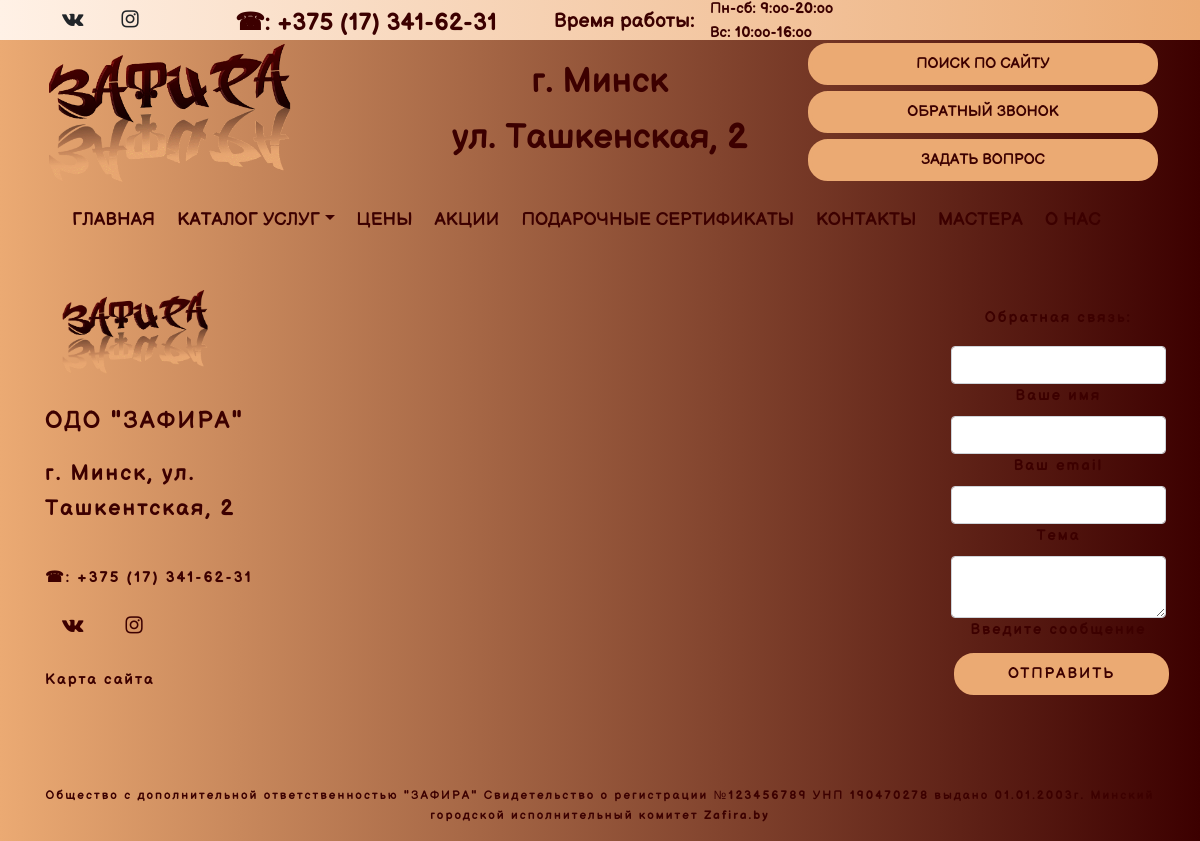
The page /base on the database its author committed.
### main/models.py (models this page shows, shortened)
class Contacts(models.Model):
    name = models.CharField('Название парикмахерской', max_length=600, db_index=True)
    slug = models.SlugField(max_length=200, db_index=True, unique=True, default=uuid.uuid1)
    address = models.CharField('Адресс', max_length=600)
    tel = models.CharField('Номер телефона', max_length=20, blank=True, null=True)
    social = models.CharField('социальные сети', max_length=600)
    email = models.EmailField(max_length=254, blank=True, null=True)
    contact = models.TextField('О Нас', max_length=1500, blank=True)
    image = models.ImageField(upload_to='main/static/contacts/%Y/%m/%d', blank=True, help_text='Добавить фото')
    class Meta:
        ordering = ('name',)
        verbose_name = 'Контакты'
        verbose_name_plural = 'Контакты'
        index_together = ('id', 'slug')

### main/views.py (the view)
# urls.py: path('base', views.base_page, name='base'),
def base_page(request):
    contact = Contacts.objects.all()
    context_contacts = {'contact': contact}
    return render(request, 'main/base.html', context_contacts)

### main/templates/main/base.html (shortened to what this page needs)
{% load bootstrap4 %}
{% load static %}
{% bootstrap_css %}
<!DOCTYPE html>
<html lang="ru-ru">
<head>
    <link href="//maxcdn.bootstrapcdn.com/font-awesome/4.5.0/css/font-awesome.min.css" rel="stylesheet">
    <link rel="stylesheet" href="{% static '/main/css/bootstrap.min.css' %}">
    <link rel="stylesheet" href="{% static '/main/css/bootstrap.css' %}">
    <link rel="stylesheet" href="{% static '/main/css/owl.carousel.min.css' %}">
    <link rel="stylesheet" href="{% static '/main/css/style.css' %}">
    <link rel="stylesheet" href="{% static '/main/js/bootstrap.min.js' %}">
</head>
<body>
<header class="header mb4">
    <div class="container">
        <div class="row">
            <div class="col-4 col-md-2">
                <a href="#" class="btn btn-social-icon btn-lg btn-vk"><span class="fa fa-vk"></span></a>
                  <a href="#" class="btn btn-social-icon btn-lg btn-instagram"><span class="fa fa-instagram"></span></a></div>
            <div class="col-6 col-md-3"><p class="number__col"> <nobr><b>&#9742;: +375 (17) 341-62-31</b></nobr></p></div>
            <div class="col-4 col-md-2"><p class="time__workt"><nobr><b>Время работы:</b></nobr></p></div>
            <div class="col-4 col-md-2"><p class="time__work"><nobr><b>Пн-сб: 9:оо-20:оо <br>Вс: 10:оо-16:оо </b></nobr></p></div>
        </div>
    </div>
</header>
    <section>
                        <div class="line2">
                            <div class="container">
                                <div class="row">
                                    <div class="col-8 col-md-4" class="line2__logo">
                        <img src="{% static '/main/images/logo.gif' %}" width="250"  hspace="1" vspace="4" align="center" alt=""></div>
                                    <div class="col-8 col-md-4 adres" align="center"><b>г. Минск <br> ул. Ташкенская, 2</b></div>
                                    <div class="col-8 col-md-4 "align="center">
                                        <a href="#" class="line2__btn"><b>Поиск по сайту</b></a> <br>
                                        <a href="#" class="line2__btn"><b>Обратный звонок</b></a><br>
                                        <a href="feedback" class="line2__btn"><b>Задать вопрос</b></a></div>
                        </div>
                            </div>
                                </div>
    </section>
<section>
    <div class="NavMenu">
        <div class="container">
            <div class="row">
                <div class="col-12 col-md-12">
                     <nav id="sticky-top" class="navbar navbar-expand-xl navbar-transparent bg-transparent sticky-top">
                         <ul class="navbar-nav">
                          <li class="nav-item active"><a class="nav-link menu__btn" href="{% url 'home' %}">Главная</a></li>
                            <li class="nav-item dropdown ">
                            <a class="nav-link dropdown-toggle menu__btn" data-toggle="dropdown" href="#">Каталог услуг</a>
                          </li>
                          <li class="nav-item"><a class="nav-link menu__btn" href="/price">Цены</a></li>
                          <li class="nav-item"><a class="nav-link menu__btn" href="/sale">Акции</a></li>
                          <li class="nav-item"><a class="nav-link menu__btn" href="#">Подарочные сертификаты</a></li>
                          <li class="nav-item"><a class="nav-link menu__btn" href="{%url 'contacts'%}">Контакты</a></li>
                          <li class="nav-item"><a class="nav-link menu__btn" href="/masters">Мастера</a></li>
                          <li class="nav-item"><a class="nav-link menu__btn" href="{% url 'about' %}">о нас</a></li>
                        </ul>
                     </nav>
                 </div>
            </div>
        </div>
    </div>
</section>
<footer class="page-footer font-small mdb-color lighten-3 pt-4 footer">
  <div class="container text-center text-md-left">
    <div class="row">
      <div class="col-md-3 col-lg-3 mr-auto my-md-4 my-0 mt-4 mb-1">
        <h5 class="font-weight-bold text-uppercase mb-4"><div class="col-8 col-md-4" class="line2__logo">
                        <img src="{% static '/main/images/logo.gif' %}" width="150"  hspace="1" vspace="4" align="center" alt=""></div></h5>
    {% if contact %}
    {% for con in contact %}
        <p style="font-size: 24px; color:#3c0000; ">{{ con.name }}</p>
        <p style="font-size: 22px; color:#3c0000;">{{ con.address }}</p> <br>
          <p style="color:#3c0000;"> <nobr><b>&#9742;: {{ con.tel }}</b></nobr></p>
        {% endfor %}
    {% else %}
        <p>Контакты отсутствуют</p>
    {%endif%}
<a href="#" class="btn btn-social-icon btn-lg btn-vk text-center " style="color: #3c0000;"><span class="fa fa-vk"></span></a>
          <a href="#" class="btn btn-social-icon btn-lg btn-instagram"style="color: #3c0000;"><span class="fa fa-instagram"></span></a>
          <br><br><a class="footer_btn text-center " href="#">Карта сайта</a></p>
      </div>
      <div class="col-md-6 col-lg-5 mx-auto my-md-8 my-0 mt-8 mb-2">
<div class="container">
        <div class="row">
                <div class="col-md-6 col-md-offset-2 text-center">
<div id="map-container-google-2" class="z-depth-1-half map-container" style="height: 500px">
<iframe src="https://www.google.com/maps/embed?pb=!1m18!1m12!1m3!1d2354.443569702272!2d27.629257415990672!3d53.83497414569913!2m3!1f0!2f0!3f0!3m2!1i1024!2i768!4f13.1!3m3!1m2!1s0x46dbd23c836f412d%3A0x19b9edc75800c46c!2z0YPQuy4g0KLQsNGI0LrQtdC90YLRgdC60LDRjyAyLCDQnNC40L3RgdC6IDIyMDA5Niwg0JHQtdC70LDRgNGD0YHRjA!5e0!3m2!1sru!2sus!4v1602024809249!5m2!1sru!2sus" width="445" height="500" frameborder="0" style="border:0;" allowfullscreen="" aria-hidden="false" tabindex="0"></iframe>
</div>
                </div>
        </div>
</div>
      </div>
      <div class="col-md-3 col-lg-3 text-center mx-auto my-4 footer__right">
      <div class="card-transparent">
        <div class="card-body">
          <div class="form-header blue accent-1">
            <p> Обратная связь:</p>
          </div>
          <div class="md-form">
            <input type="text" id="form-name" class="form-control">
            <label for="form-name">Ваше имя</label>
          </div>
          <div class="md-form">
            <input type="text" id="form-email" class="form-control">
            <label for="form-email">Ваш email</label>
          </div>
          <div class="md-form">
             <input type="text" id="form-Subject" class="form-control">
            <label for="form-Subject">Тема</label>
          </div>
          <div class="md-form">
                  <textarea id="form-text" class="form-control md-textarea" rows="2"></textarea>
            <label for="form-text">Введите сообщение</label>
          </div>
          <div class="text-center">
              <a href="button" class="line2__btn"><b>Отправить</b></a></div>
          </div>
        </div>
      </div>
    </div>
      </div>
<div class="container-fluid">
  <div class="footer-copyright text-center py-3 " style="color:#3c0000; font-size: 12px;">Общество с дополнительной ответственностью "ЗАФИРА"      Свидетельство о регистрации №123456789 УНП 190470278 выдано 01.01.2003г.
      Минский городской исполнительный комитет <a href="#"> Zafira.by</a>
  </div>
</div>
</footer>
</html>

### main/static/main/css/style.css (style rules this page uses)
body { margin: 0; font-family: shrift, sans-serif; font-size: 15px; color: #3c0000; line-height: 1.6; }
a { color: #3c0000; text-decoration: none; }
p,b,a { font-family: shrift, sans-serif; }
h1,h2,h3,h4,h5,h6 { margin:0; font-family: shrift, sans-serif; font-weight: 700; text-decoration: none; }
h1,h2,h3,h4,h5,h6:hover { text-decoration: none; }
.header { width: 100%; margin-bottom: 0px; height: 40px; background: linear-gradient(to right, #fff1e6, #ebaa73); -webkit-background-size: cover; background-size: cover; }
.number__col { margin: 0; top: 4px; position: absolute; font-size: 24px; color: #3c0000; text-aline: center; background-size: cover; }
.time__workt { margin: 0; position: absolute; font-size: 20px; color: #3c0000; right: 0; margin-top: 5px; background-size: cover; }
.time__work { margin: 0; top: -3px; position: absolute; font-size: 15px; color: #3c0000; background-size: cover; }
.line2 { width: 100%; margin-bottom: 0px; background: linear-gradient(to left, #3c0000, #ebaa73); -webkit-background-size: cover; background-size: cover; }
.adres { top: 14px; width: 100%; font-size: 35px; color: #3c0000; text-align: center; }
.line2__btn { text-transform: uppercase; width: 100%; margin-top: 40px; margin: 3px; background: #ebaa73; display: inline-block; vertical-align: top; border: 4px solid #ebaa73; padding: 5px; color: #3c0000; text-decoration: none; border-radius: 20px; transition: all 0.3s ease-out; }
.NavMenu { display: block; text-transform: uppercase; width: 100%; margin-bottom: -15px; background: linear-gradient(to left, #3c0000, #ebaa73); background-size: cover; text-align: center; text-decoration: none; letter-spacing: 0.1px; font-size: 18px; transition: all 0.2s ease-out; padding: 0rem 0rem; }
.menu__btn { margin: 3px; color: #3c0000; }
.footer { display: inline-block; width: 100%; background: linear-gradient(to left, #3c0000, #ebaa73); background-size: cover; text-decoration: none; letter-spacing: 2px; transition: all 0.3s ease-out; }
.footer__right { left: 50px; }

### rows shown on the page
Contacts: name "ОДО \"ЗАФИРА\"", address "г. Минск, ул. Ташкентская, 2", tel "+375 (17) 341-62-31"
